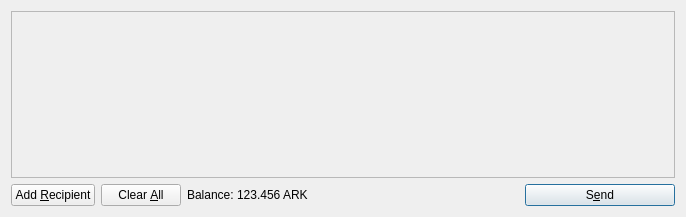
<?xml version="1.0" encoding="UTF-8"?>
<ui version="4.0">
 <class>SendCoinsDialog</class>
 <widget class="QDialog" name="SendCoinsDialog">
  <property name="geometry">
   <rect>
    <x>0</x>
    <y>0</y>
    <width>686</width>
    <height>217</height>
   </rect>
  </property>
  <property name="windowTitle">
   <string>Send Coins</string>
  </property>
  <layout class="QVBoxLayout" name="verticalLayout">
   <item>
    <widget class="QScrollArea" name="scrollArea">
     <property name="widgetResizable">
      <bool>true</bool>
     </property>
     <widget class="QWidget" name="scrollAreaWidgetContents">
      <property name="geometry">
       <rect>
        <x>0</x>
        <y>0</y>
        <width>666</width>
        <height>165</height>
       </rect>
      </property>
      <layout class="QVBoxLayout" name="verticalLayout_2">
       <property name="margin">
        <number>0</number>
       </property>
       <item>
        <layout class="QVBoxLayout" name="entries">
         <property name="spacing">
          <number>6</number>
         </property>
        </layout>
       </item>
       <item>
        <spacer name="verticalSpacer">
         <property name="orientation">
          <enum>Qt::Vertical</enum>
         </property>
         <property name="sizeHint" stdset="0">
          <size>
           <width>20</width>
           <height>40</height>
          </size>
         </property>
        </spacer>
       </item>
      </layout>
     </widget>
    </widget>
   </item>
   <item>
    <layout class="QHBoxLayout" name="horizontalLayout">
     <item>
      <widget class="QPushButton" name="addButton">
       <property name="toolTip">
        <string>Send to multiple recipients at once</string>
       </property>
       <property name="text">
        <string>Add &amp;Recipient</string>
       </property>
       <property name="icon">
        <iconset resource="../abcmint.qrc">
         <normaloff>:/icons/add</normaloff>:/icons/add</iconset>
       </property>
       <property name="autoDefault">
        <bool>false</bool>
       </property>
      </widget>
     </item>
     <item>
      <widget class="QPushButton" name="clearButton">
       <property name="sizePolicy">
        <sizepolicy hsizetype="Minimum" vsizetype="Fixed">
         <horstretch>0</horstretch>
         <verstretch>0</verstretch>
        </sizepolicy>
       </property>
       <property name="toolTip">
        <string>Remove all transaction fields</string>
       </property>
       <property name="text">
        <string>Clear &amp;All</string>
       </property>
       <property name="icon">
        <iconset resource="../abcmint.qrc">
         <normaloff>:/icons/remove</normaloff>:/icons/remove</iconset>
       </property>
       <property name="autoRepeatDelay">
        <number>300</number>
       </property>
       <property name="autoDefault">
        <bool>false</bool>
       </property>
      </widget>
     </item>
     <item>
      <layout class="QHBoxLayout" name="horizontalLayout_2">
       <property name="spacing">
        <number>3</number>
       </property>
       <item>
        <widget class="QLabel" name="label">
         <property name="text">
          <string>Balance:</string>
         </property>
        </widget>
       </item>
       <item>
        <widget class="QLabel" name="labelBalance">
         <property name="cursor">
          <cursorShape>IBeamCursor</cursorShape>
         </property>
         <property name="text">
          <string>123.456 ARK</string>
         </property>
         <property name="textInteractionFlags">
          <set>Qt::LinksAccessibleByMouse|Qt::TextSelectableByKeyboard|Qt::TextSelectableByMouse</set>
         </property>
        </widget>
       </item>
      </layout>
     </item>
     <item>
      <spacer name="horizontalSpacer">
       <property name="orientation">
        <enum>Qt::Horizontal</enum>
       </property>
       <property name="sizeHint" stdset="0">
        <size>
         <width>40</width>
         <height>20</height>
        </size>
       </property>
      </spacer>
     </item>
     <item>
      <widget class="QPushButton" name="sendButton">
       <property name="minimumSize">
        <size>
         <width>150</width>
         <height>0</height>
        </size>
       </property>
       <property name="toolTip">
        <string>Confirm the send action</string>
       </property>
       <property name="text">
        <string>S&amp;end</string>
       </property>
       <property name="icon">
        <iconset resource="../abcmint.qrc">
         <normaloff>:/icons/send</normaloff>:/icons/send</iconset>
       </property>
       <property name="default">
        <bool>true</bool>
       </property>
      </widget>
     </item>
    </layout>
   </item>
  </layout>
 </widget>
 <resources>
  <include location="../abcmint.qrc"/>
 </resources>
 <connections/>
</ui>
